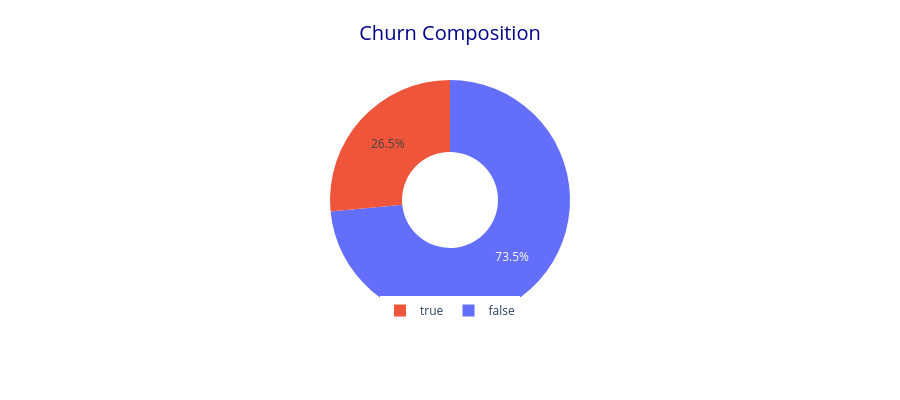

The notebook cell this image was saved under:
### Markdown cell above
### Churn Compositions

### Code cell
main_eda['fig_event_composition'].update_layout(height=400)

### Figure 1 — Plotly figure (JSON) as saved in the notebook; plotly's stock layout.template omitted (floating-point values rounded to 4 significant figures)
{"data": [{"domain": {"x": [0, 1], "y": [0, 1]}, "hole": 0.4, "hovertemplate": "%{value}", "labels": [false, true], "legendgroup": "", "name": "", "showlegend": true, "type": "pie", "values": [5174, 1869]}], "layout": {"height": 400, "legend": {"orientation": "h", "tracegroupgap": 0, "traceorder": "reversed", "x": 0.5, "xanchor": "center", "y": 0.1}, "title": {"text": "Churn Composition"}}}
